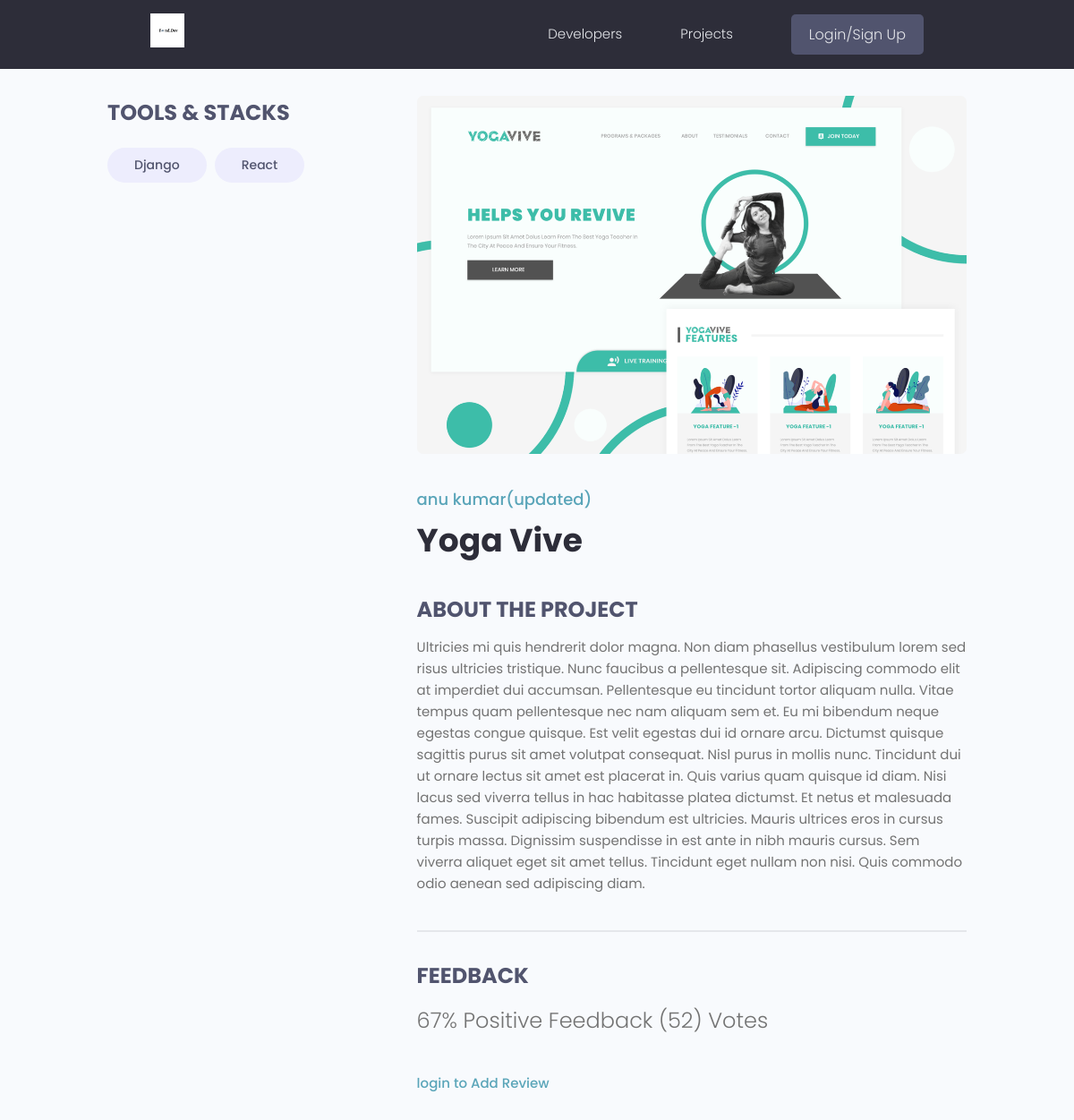
The page /projects/project/214876e5-740c-415b-8fd0-cd929735c48f/ on the database as committed earlier.
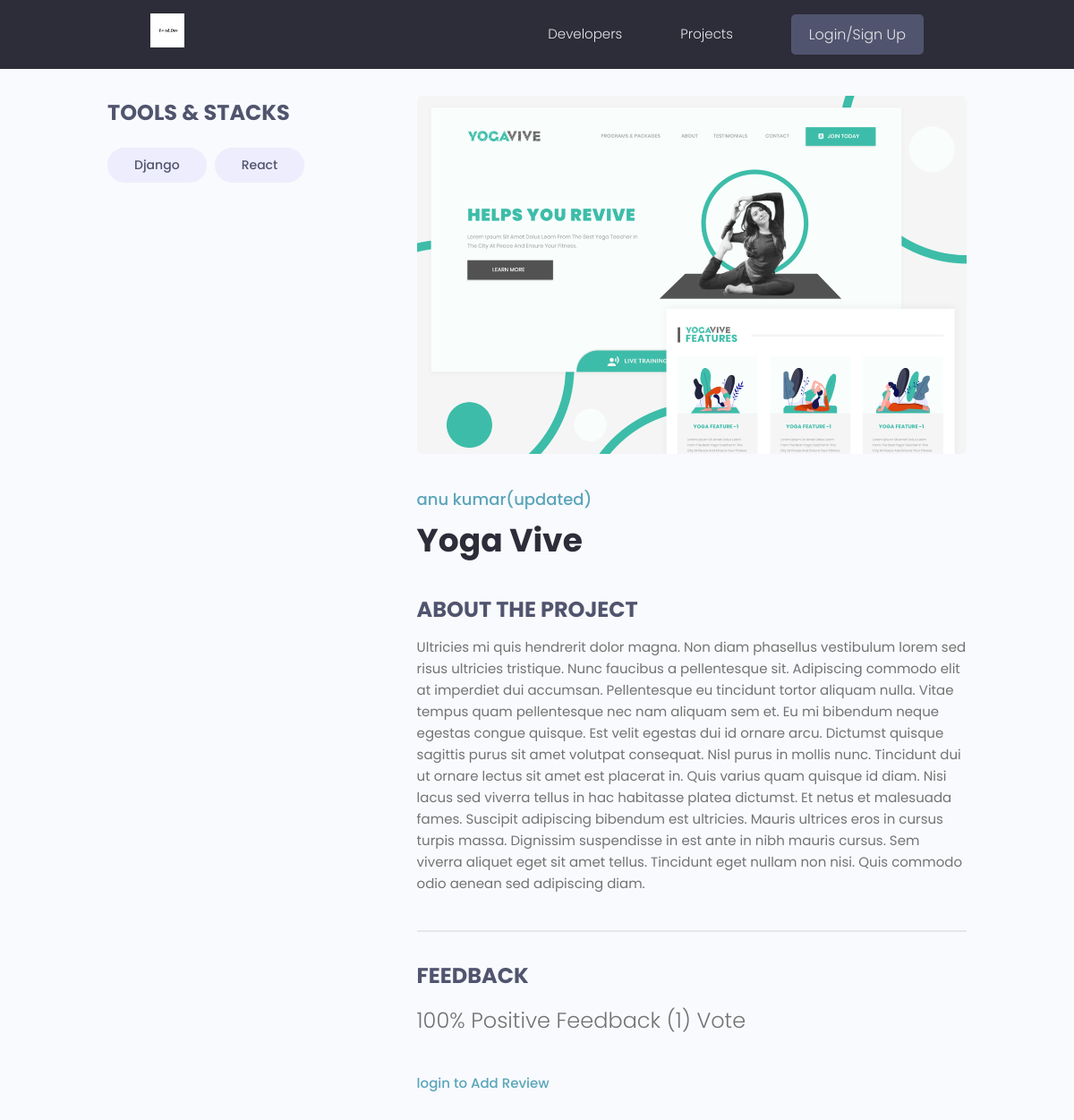
The same page on the database as committed later.
### projects/models.py (models this page shows, shortened)
class Project(models.Model):
    owner =models.ForeignKey(Profiles, null=True , blank= True , on_delete=models.SET_NULL)
    title = models.CharField(max_length=200)
    description = models.TextField(null=True,blank=True)
    featured_image=models.ImageField(null=True,blank=True,default='default.jpg')
    demo_link = models.CharField(max_length=2000 , null=True , blank=True)
    source_link = models.CharField(max_length=2000,null=True,blank=True)
    tags=models.ManyToManyField('Tag',blank=True)
    vote_total = models.IntegerField(default=0 ,null= True,blank=True)
    vote_ratio = models.IntegerField(default=0 ,null= True,blank=True)
    created = models.DateTimeField(auto_now_add=True)
    id = models.UUIDField(default=uuid.uuid4,unique=True,primary_key=True,editable=False)
    class Meta:
        ordering=['-vote_ratio','-vote_total','title']
    @property
    def reviewers(self):
        queryset = self.review_set.all().values_list('owner__id',flat=True)
        return queryset

### users/models.py (models this page shows, shortened)
class Profiles(models.Model):
    user = models.OneToOneField(User , on_delete = models.CASCADE ,null= True , blank=True)
    name = models.CharField(max_length=200 , blank=True ,null=True)
    email = models.EmailField(max_length=500 ,blank=True, null=True)
    username = models.CharField(max_length=200 , blank=True ,null=True)
    location = models.CharField(max_length=200 , blank=True ,null=True)
    short_intro = models.CharField(max_length=200 , blank=True ,null=True)
    bio = models.TextField(blank=True, null=True)
    profile_image = models.ImageField(null=True, blank =True ,upload_to ='profiles/',default='profiles/user-default.png')
    social_github = models.CharField(max_length=200,blank=True,null=True)
    social_twitter = models.CharField(max_length=200,blank=True,null=True)
    social_linkdin = models.CharField(max_length=200,blank=True,null=True)
    social_youtube = models.CharField(max_length=200,blank=True,null=True)
    social_website = models.CharField(max_length=200,blank=True,null=True)
    created = models.DateTimeField(auto_now_add=True)
    id = models.UUIDField(default=uuid.uuid4,unique=True,primary_key=True,editable=False)

### projects/views.py (the view, shortened to what this page needs)
# urls.py: path('project/<str:pk>/',views.project,name="project"),
def project(request,pk):
    projectObj = Project.objects.get(id=pk)
    form =ReviewForm()
    return render(request,'projects/single-project.html',{'project':projectObj,'form':form, })

### projects/models.py (called while the page is built)
    def __str__(self):
        return self.name

### projects/templates/projects/single-project.html (shortened to what this page needs)
{%extends 'main.html'%}
{%block content%}
<main class="singleProject my-md">
    <div class="container">
      <div class="layout">
        <div class="column column--1of3">
          <h3 class="singleProject__subtitle">Tools & Stacks</h3>
          <div class="singleProject__toolStack">
            {% for tag in project.tags.all %}
            <span class="tag tag--pill tag--sub tag--lg">
              <small>{{tag}}</small>
            </span>
            {% endfor %}
          </div>
        </div>
        <div class="column column--2of3">
          <img class="singleProject__preview" src="{{project.featured_image.url}}" alt="portfolio thumbnail" />
          <a href="profile.html" class="singleProject__developer">{{project.owner.name}}</a>
          <h2 class="singleProject__title">{{project.title}}</h2>
          <h3 class="singleProject__subtitle">About the Project</h3>
          <div class="singleProject__info">
            {{project.description}}
          </div>
          <div class="comments">
            <h3 class="singleProject__subtitle">Feedback</h3>
            <h5 class="project--rating">
              {{project.vote_ratio}}% Positive Feedback ({{project.vote_total}}) Vote{{project.vote_total|pluralize:"s"}}
            </h5>
            {% if request.user.profiles.id in project.reviewers %}
            <p>Already sumitted review</p>
              {% elif request.user.profiles == project.owner %}
                <p>You cannot review your own work </p>
              {% else %}
                <a href="{% url 'login' %}?next={{request.path}}">login to Add Review</a>
            {% endif %}
          </div>
        </div>
      </div>
    </div>
  </main>
{%endblock content%}

Rows that differ between the two databases and show on the page:
changed Project "Yoga Vive": vote_ratio "67" → "100"; vote_total "52" → "1"
